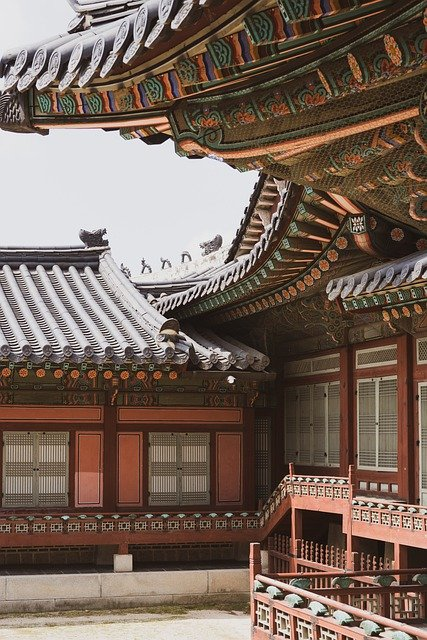
#> input picture notebooks/palace.jpg, 427 x 640 px
$ jupyter execute --allow-errors contour_detection.ipynb   (older library calls are emulated)
#> lines starting #> are read from the running program, lines starting #| are printed output that depends on the picture
<h1><center>Projet ACV</center></h1>

# Imports

[cell 1]
import cv2
import numpy as np
import matplotlib.pyplot as plt
from PIL import Image

# Filtres Canny

[cell 2]
image = plt.imread('palace.jpg')
#> image is the input picture: shape (640, 427, 3); mean R, G, B 119.2, 101.5, 90.4

fig, ax = plt.subplots(1, figsize=(12,8))
plt.imshow(image)

[cell 3]
#To use Canny, we need to convert our image to grayscale,
img_grey = cv2.cvtColor(image,cv2.COLOR_RGB2GRAY)  # Réduit à seul canal
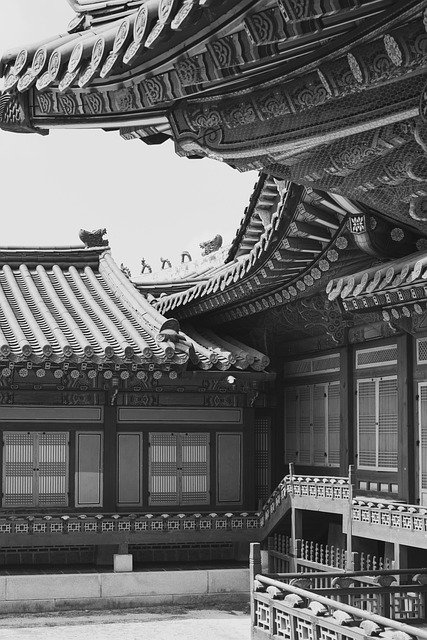
#> img_grey: shape (640, 427); min 0, max 255, mean 105.5
fig, ax = plt.subplots(1, figsize=(12,8))
plt.imshow(img_grey, cmap='gray')

plt.savefig('palais_grey.png')

[cell 4]
img_edge = cv2.Canny(img_grey, 150, 500)
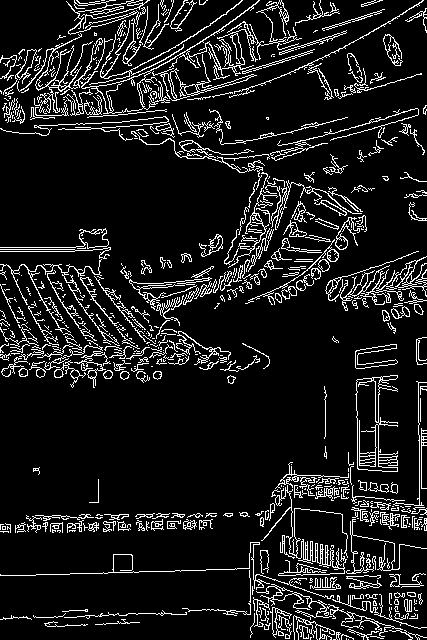
#> img_edge: shape (640, 427); 10.8% white in thin lines or dots

fig, ax = plt.subplots(1, figsize=(12,8))
plt.imshow(img_edge, cmap='Greys')

plt.savefig('palais_contours.png')

# Convolution

[cell 5]
img_conv = plt.imread('convolution.png')
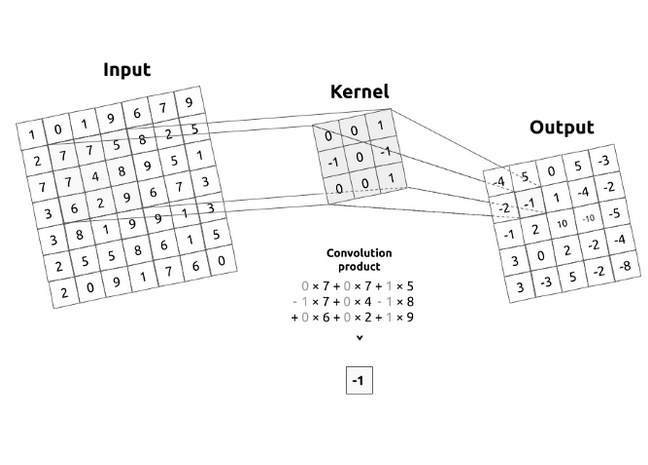
#> input picture notebooks/convolution.png, 648 x 465 px
#> img_conv is the input picture: shape (465, 648, 4) float32; mean R, G, B, A 0.97, 0.97, 0.97, 1

fig, ax = plt.subplots(1, figsize=(12,8))
plt.imshow(img_conv)

#> (a cell that did not finish here is left out)

[cell 7]
# remove noise
img = cv2.GaussianBlur(image,(3,3),0)  # Lissage d'image (Image Smoothing) pour réduir le bruit

# convolute with proper kernels
laplacian = cv2.Laplacian(img,cv2.CV_64F)
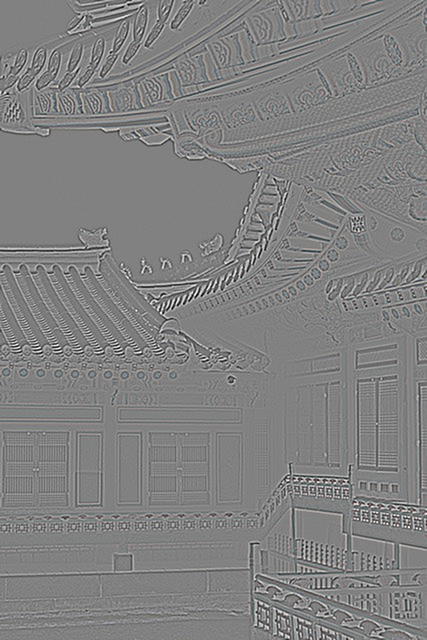
#> laplacian: shape (640, 427, 3) float64; mean R, G, B 0, 0, 0; drawn with min black and max white
sobelx = cv2.Sobel(img,cv2.CV_64F,1,0,ksize=5)  # x
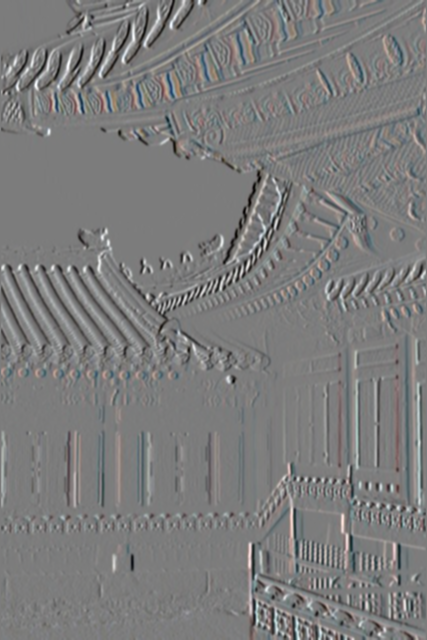
#> sobelx: shape (640, 427, 3) float64; mean R, G, B -12.1, -14, -17.5; drawn with min black and max white
sobely = cv2.Sobel(img,cv2.CV_64F,0,1,ksize=5)  # y
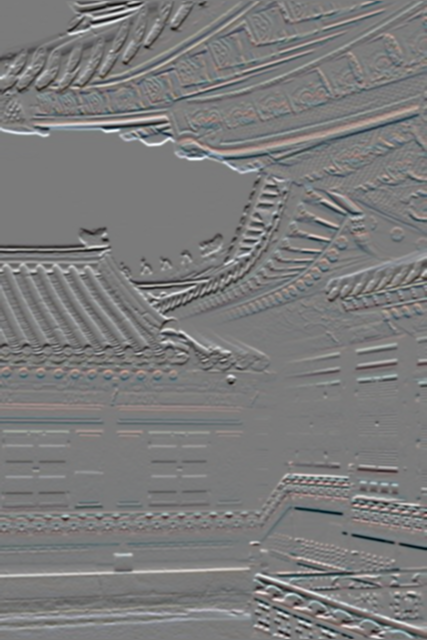
#> sobely: shape (640, 427, 3) float64; mean R, G, B 16.8, 15.6, 14.6; drawn with min black and max white

fig, ax = plt.subplots(1, figsize=(12,12))

plt.subplot(2,2,1)
plt.imshow(img,cmap = 'gray')
plt.title('Original')

plt.subplot(2,2,2)
plt.imshow(laplacian,cmap = 'gray')
plt.title('Laplacian')

plt.subplot(2,2,3)
plt.imshow(sobelx,cmap = 'gray')
plt.title('Sobel X')

plt.subplot(2,2,4)
plt.imshow(sobely,cmap = 'gray')
plt.title('Sobel Y')

plt.show()
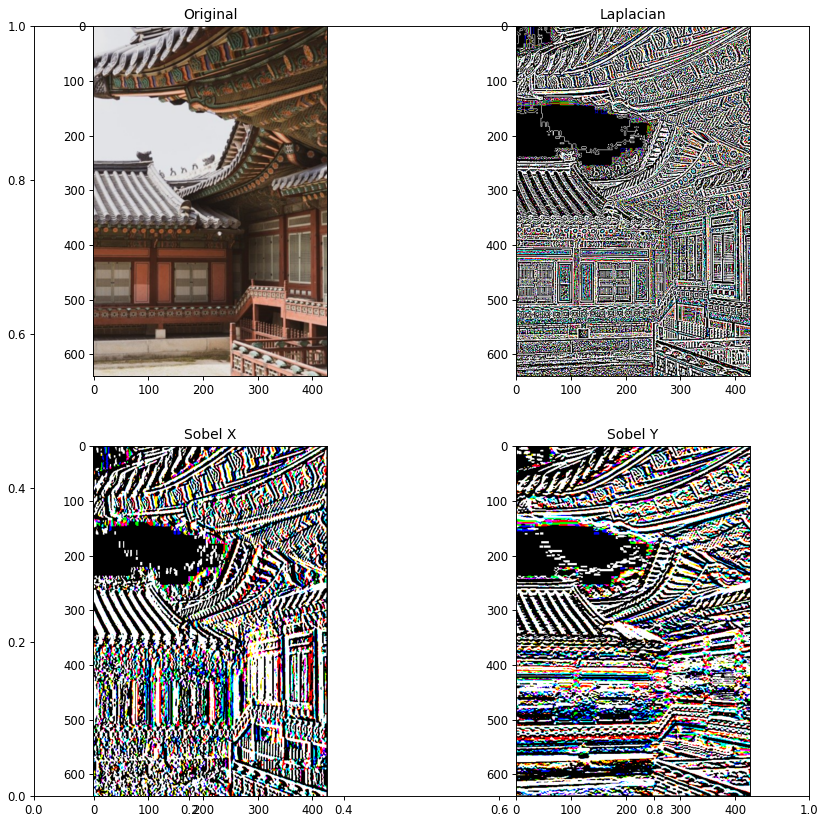
#> figure drawn by matplotlib, 4 panels

plt.savefig('sobel_laplacian.png')
